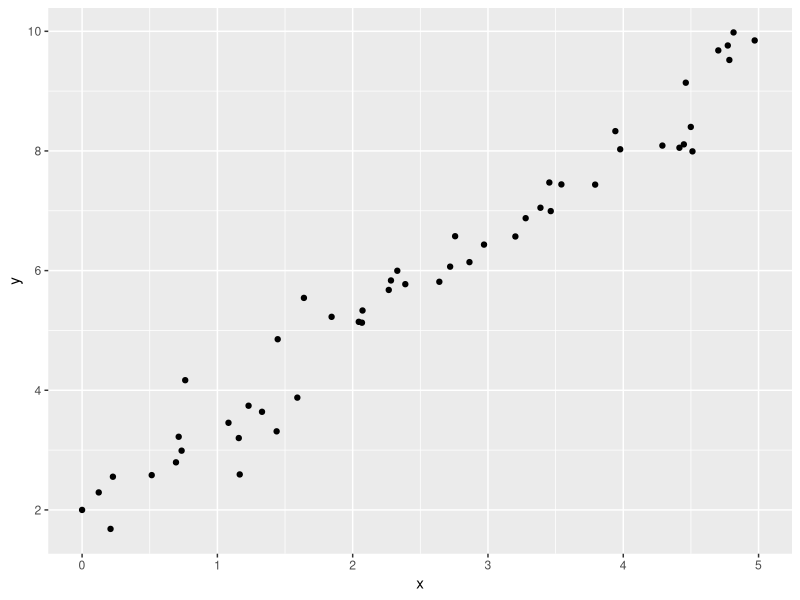
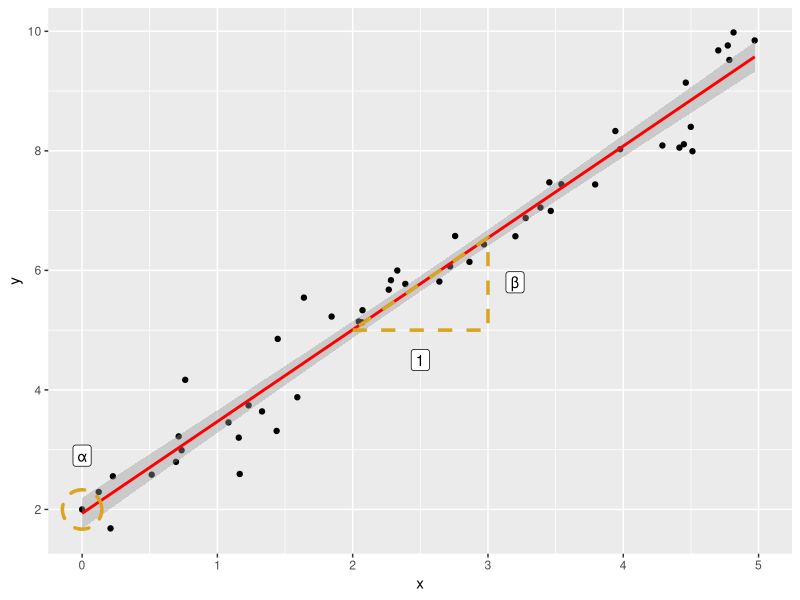
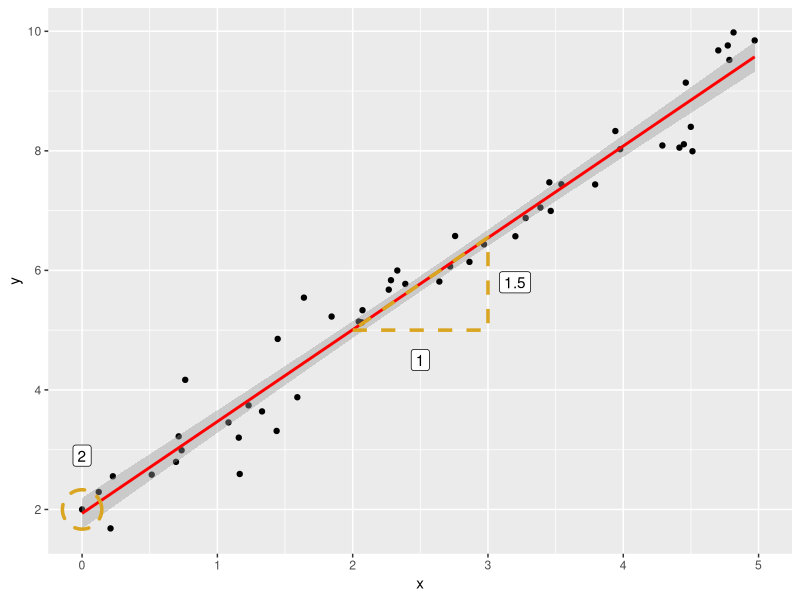
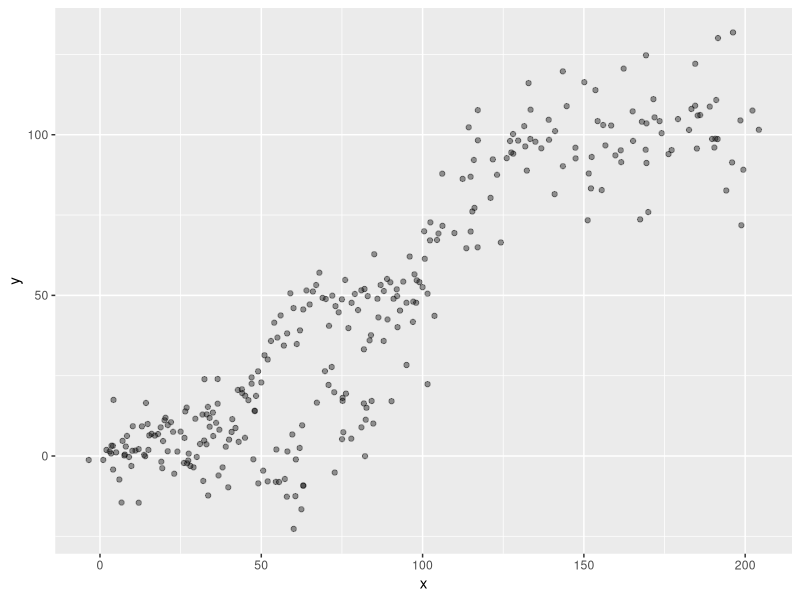
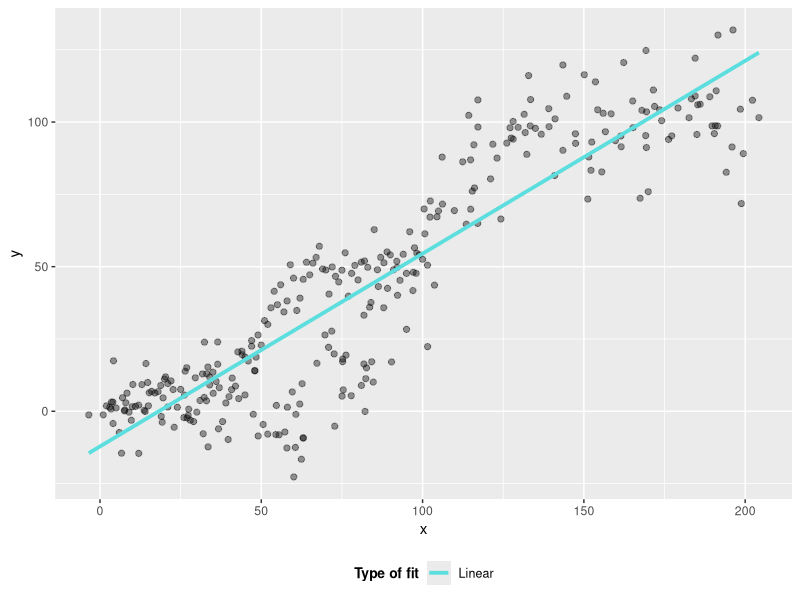
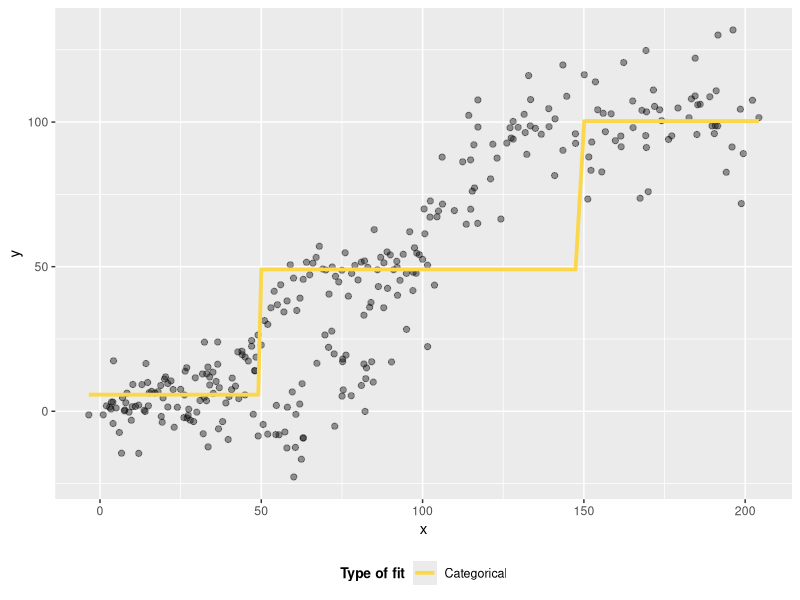
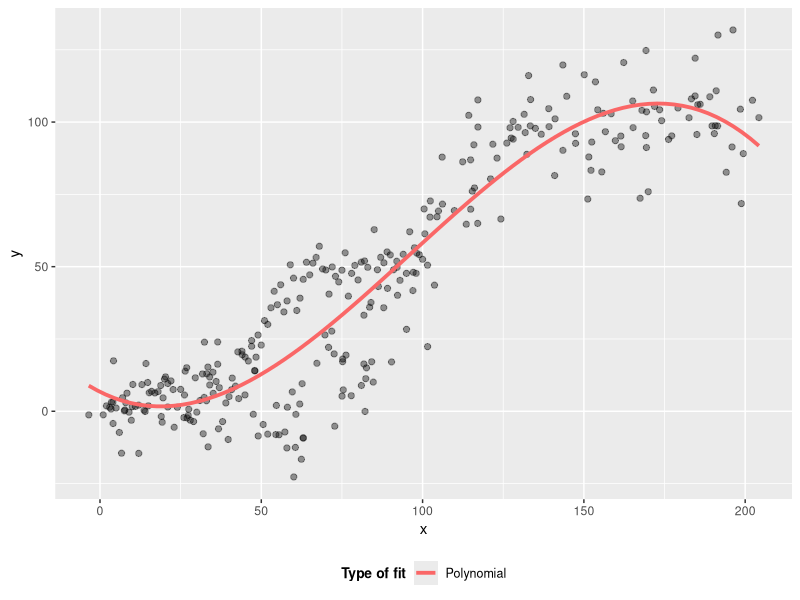
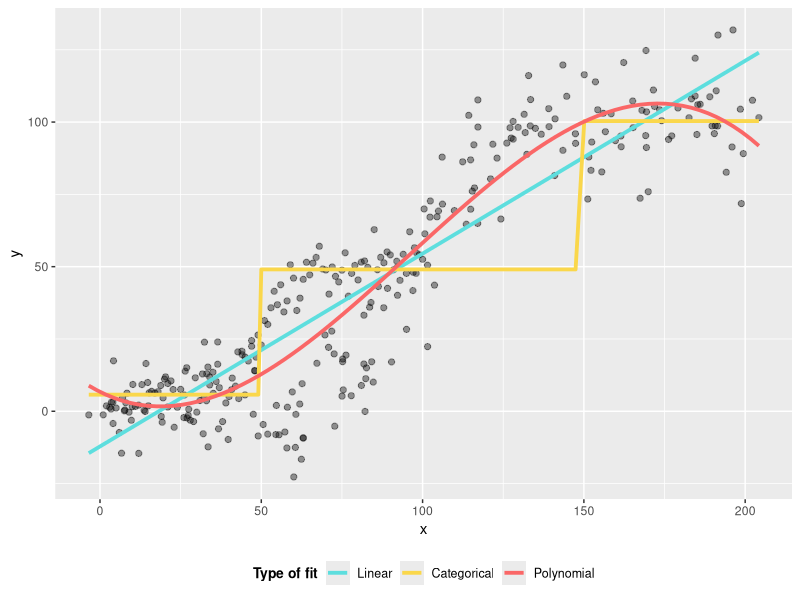

The R script that drew these images, in order:
## ---- chunk 1
options(htmltools.dir.version = FALSE)
knitr::opts_chunk$set(fig.width=10, fig.height=6, fig.align = "center", 
                      dev.args = list(png = list(type = "cairo")), fig.retina=3) 

library(Cairo)

set.seed(123)

x <- c(runif(50, 0, 5), 0)
y <- 2 + (1.5 * x) + rnorm(50, 0, 0.5)
y[51] <- 2

my_data <- data.frame(x, y)

rm(list = c('x','y'))

x <- c(2,3,3)
y <- 2 + (1.5 * x)
y[2] <- y[1]
y[3] <- y[3] +0.05

dt2 <- data.frame(x, y)

rm(list = c('x','y'))

triangle<- data.frame(x=c(2.5, 3.2, 0),
y = c(4.5, 5.8, 2.9), 
value=c("1", "1.5", "2"),
label= c("1", "\u03B2", "\u03B1" ))



## ---- chunk 2
#library(xaringanthemer)
#mono_light(base_color = "#23395b",
#           )
## ---- chunk 3
library(ggplot2)

a<-ggplot(my_data, aes(x=x,y=y))+
  geom_point()+
  scale_x_continuous(limits=c(0,5))+
  scale_y_continuous(breaks=seq(2,10,2))

a
## ---- chunk 4
library(ggforce)
a+geom_smooth(col="red", method="lm")+
  geom_polygon(aes(x=x, y=y), col="goldenrod", fill=NA, linetype="dashed", size=1.2, data=dt2)+
  geom_label(aes(x=x, y = y, label=label), data=triangle)+
  geom_mark_circle(aes(x=0, y=2), col="goldenrod",  fill=NA, linetype="dashed", size=1.2)
## ---- chunk 5
a+geom_smooth(col="red", method="lm")+
  geom_polygon(aes(x=x, y=y), col="goldenrod", fill=NA, linetype="dashed", size=1.2, data=dt2)+
  geom_label(aes(x=x, y = y, label=value), data=triangle)+
  geom_mark_circle(aes(x=0, y=2), col="goldenrod",  fill=NA, linetype="dashed", size=1.2)
## ---- chunk 6
### Sigmoid function ### create a function to generate sigmoid pattern
sigmoid <- function(x, lower_asymptote, carrying_capacity, growth_rate, time_max) {
  return(lower_asymptote + ((carrying_capacity - lower_asymptote)/(1 + exp(-growth_rate * 
                                                                             (x - time_max)))))
}
x <- 1:100
x <- c(x, x+rnorm(x,x,2), x+rnorm(x, x, 5))
y <- sigmoid(1:100, 1, 50, 0.2, 50) + rnorm(100, 0, 5)
y <- c(y, y+rnorm(y, y, 3), y+rnorm(y, y, 8))
dt<-data.frame(x,y)

dt$cat<-factor(ifelse(dt$x<50, "a", ifelse(dt$x <150, "b", "c")))

dt$cat_pred<-predict(lm(dt$y ~ dt$cat))



ggplot(dt, aes(y=y, x=x))+
  geom_point(size=1.5, alpha=0.4)

## ---- chunk 7
ggplot(dt, aes(y=y, x=x))+
  geom_point(size=1.8, alpha=0.4)+
  geom_smooth(aes(col="A"), method = "lm",  se=FALSE, size=1.3)+
  #geom_line(aes(y=cat_pred, col="B"),  size=1.3)+
  #geom_smooth(aes(col="C"), method = "lm", formula= y~poly(x, 3),  se=FALSE, size=1.3)+
  scale_color_manual(values = c("#5DDEDE", "#FAD74B" ,"#FA6767"),
                     labels= factor(x=c("A", "B", "C"), levels=c("A", "B", "C"), labels=c("Linear", "Categorical", "Polynomial"), ordered=TRUE)
                     , name="Type of fit")+
  #ggtitle("Varying approximations for non-linear relationships")+
  theme(legend.position = "bottom",
        legend.title = element_text(face="bold", size=10),
        legend.text = element_text(size=9),
        plot.title = element_text(size = 12, face="bold") )
## ---- chunk 8
ggplot(dt, aes(y=y, x=x))+
  geom_point(size=1.8, alpha=0.4)+
  #geom_smooth(aes(col="A"), method = "lm",  se=FALSE, size=1.3)+
  geom_line(aes(y=cat_pred, col="B"),  size=1.3)+
  #geom_smooth(aes(col="C"), method = "lm", formula= y~poly(x, 3),  se=FALSE, size=1.3)+
  scale_color_manual(values = c("#FAD74B" ,"#FA6767"),
                     labels= factor(x=c("B", "C"), levels=c("B", "C"), labels=c("Categorical", "Polynomial"), ordered=TRUE)
                     , name="Type of fit")+
  #ggtitle("Varying approximations for non-linear relationships")+
  theme(legend.position = "bottom",
        legend.title = element_text(face="bold", size=10),
        legend.text = element_text(size=9),
        plot.title = element_text(size = 12, face="bold") )
## ---- chunk 9
ggplot(dt, aes(y=y, x=x))+
  geom_point(size=1.8, alpha=0.4)+
  #geom_smooth(aes(col="A"), method = "lm",  se=FALSE, size=1.3)+
  #geom_line(aes(y=cat_pred, col="B"),  size=1.3)+
  geom_smooth(aes(col="C"), method = "lm", formula= y~poly(x, 3),  se=FALSE, size=1.3)+
  scale_color_manual(values = c("#FA6767"),
                     labels= factor(x=c("C"), levels=c("C"), labels=c("Polynomial"), ordered=TRUE)
                     , name="Type of fit")+
  #ggtitle("Varying approximations for non-linear relationships")+
  theme(legend.position = "bottom",
        legend.title = element_text(face="bold", size=10),
        legend.text = element_text(size=9),
        plot.title = element_text(size = 12, face="bold") )
## ---- chunk 10
ggplot(dt, aes(y=y, x=x))+
  geom_point(size=1.8, alpha=0.4)+
  geom_smooth(aes(col="A"), method = "lm",  se=FALSE, size=1.3)+
  geom_line(aes(y=cat_pred, col="B"),  size=1.3)+
  geom_smooth(aes(col="C"), method = "lm", formula= y~poly(x, 3),  se=FALSE, size=1.3)+
  scale_color_manual(values = c("#5DDEDE", "#FAD74B" ,"#FA6767"),
                     labels= factor(x=c("A", "B", "C"), levels=c("A", "B", "C"), labels=c("Linear", "Categorical", "Polynomial"), ordered=TRUE)
                     , name="Type of fit")+
  #ggtitle("Varying approximations for non-linear relationships")+
  theme(legend.position = "bottom",
        legend.title = element_text(face="bold", size=10),
        legend.text = element_text(size=9),
        plot.title = element_text(size = 12, face="bold") )
## ---- chunk 11
library(splines)
ggplot(dt, aes(y=y, x=x))+
  geom_point(size=1.5, alpha=0.4)+
  geom_smooth(aes(col="A"), method = "lm", formula = y~ns(x,10), se=FALSE, size=1.2, show.legend = FALSE)
## ---- chunk 12
library(viridis)
library(mgcv)

knotplot<-factor(c("3-knots" = "#5DDEDE", "20-knots" =  "#FAD74B" , "50-knots" ="#FA6767" ), ordered = TRUE)
knotplot<-factor(c("#5DDEDE", "#FAD74B" , "#FA6767" ), labels = c("3-knots", "20-knots" , "50-knots"), ordered = TRUE)

knotplot<-c("#5DDEDE"="3", "#FAD74B"="20" ,"#FA6767"="50") 
k2<-as.factor(knotplot)

ggplot(dt, aes(y=y, x=x))+
  geom_point(size=1.5, alpha=0.4)+
   geom_smooth(aes(col="A"), method = "lm", formula = y~ns(x,4), se=FALSE, size=1.2)+
   geom_smooth(aes(col="B"), method = "lm", formula = y~ns(x,31), se=FALSE, size=1.2)+
   geom_smooth(aes(col="C"), method = "lm", formula = y~ns(x,51), se = FALSE, size=1.2)+
  scale_color_manual(values = c("#5DDEDE", "#FAD74B" ,"#FA6767"),
                     labels= factor(x=c("A", "B", "C"), levels=c("A", "B", "C"), labels=c("3", "20", "50"), ordered=TRUE)
                     , name="Knots")+

  # scale_color_discrete(#values = c("#5DDEDE", "#FAD74B" ,"#FA6767")
  #                    breaks= c("3","20","50"), name="Knots" )+
  # 
  ggtitle("Changing number of knots")+
  theme(legend.title = element_text(face="bold", size=9),
        legend.text = element_text(size=8),
        legend.position = "bottom",
        plot.title = element_text(size = 11, face="bold") )


## ---- chunk 13
########### Use gam sim for sigmoid and show difference in lambda ###############

smsp<-gam(y~s(x, bs="cr", k=20), data=dt, gamma=0.001)
dt$sp1<-predict(smsp, type="response")

smsp2<-gam(y~s(x, bs="cr", k=20), data=dt, gamma = 1 )
dt$sp2<-predict(smsp2, type="response")

smsp3<-gam(y~s(x, bs="cr", k=20), data=dt, gamma = 10)
dt$sp3<-predict(smsp3, type="response")


#dt$sp1<-NULL
ggplot(dt, aes(y=y, x=x))+
  geom_point(alpha=0.4)+
  geom_line(aes(y=sp1, x=x, col="0.001"), size=1.2)+
  geom_line(aes(y=sp2, x=x, col="1"), size=1.2)+
  geom_line(aes(y=sp3, x=x, col="10"), size=1.2)+
  scale_color_manual(values = c("#5DDEDE", "#FAD74B" ,"#FA6767"),
                     labels= factor(x=c("A", "B", "C"), levels=c("A", "B", "C"), labels=c("0.001", "1", "10"), ordered=TRUE)
                     , name="Gamma")+
  ggtitle("Varying smoothness penalty (20 knots)")+
    theme(legend.title = element_text(face="bold", size=09),
        legend.text = element_text(size=8),
        legend.position = "bottom",
        plot.title = element_text(size = 11, face="bold") )
  
## ---- chunk 14
library(mgcv)
my_gam <- gam(y ~ s(x, bs="cr"), data=dt)
## ---- chunk 15
summary(my_gam)
## ---- chunk 16
gam.check(my_gam)
## ---- chunk 17
gam.check(my_gam)
## ---- chunk 18
my_lm <- lm(y ~ x, data=dt)

anova(my_lm, my_gam)
